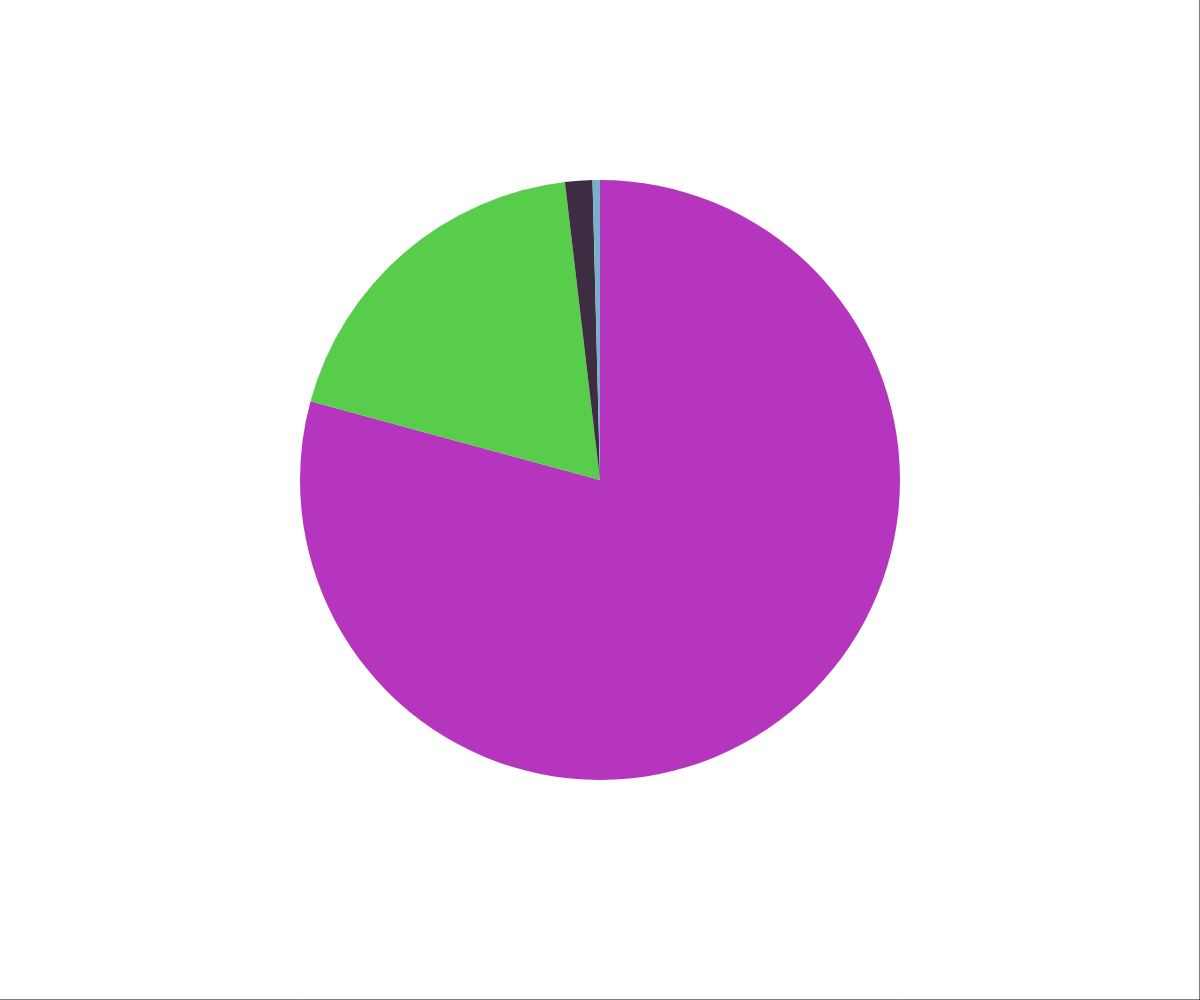
Frame 1 (no input)
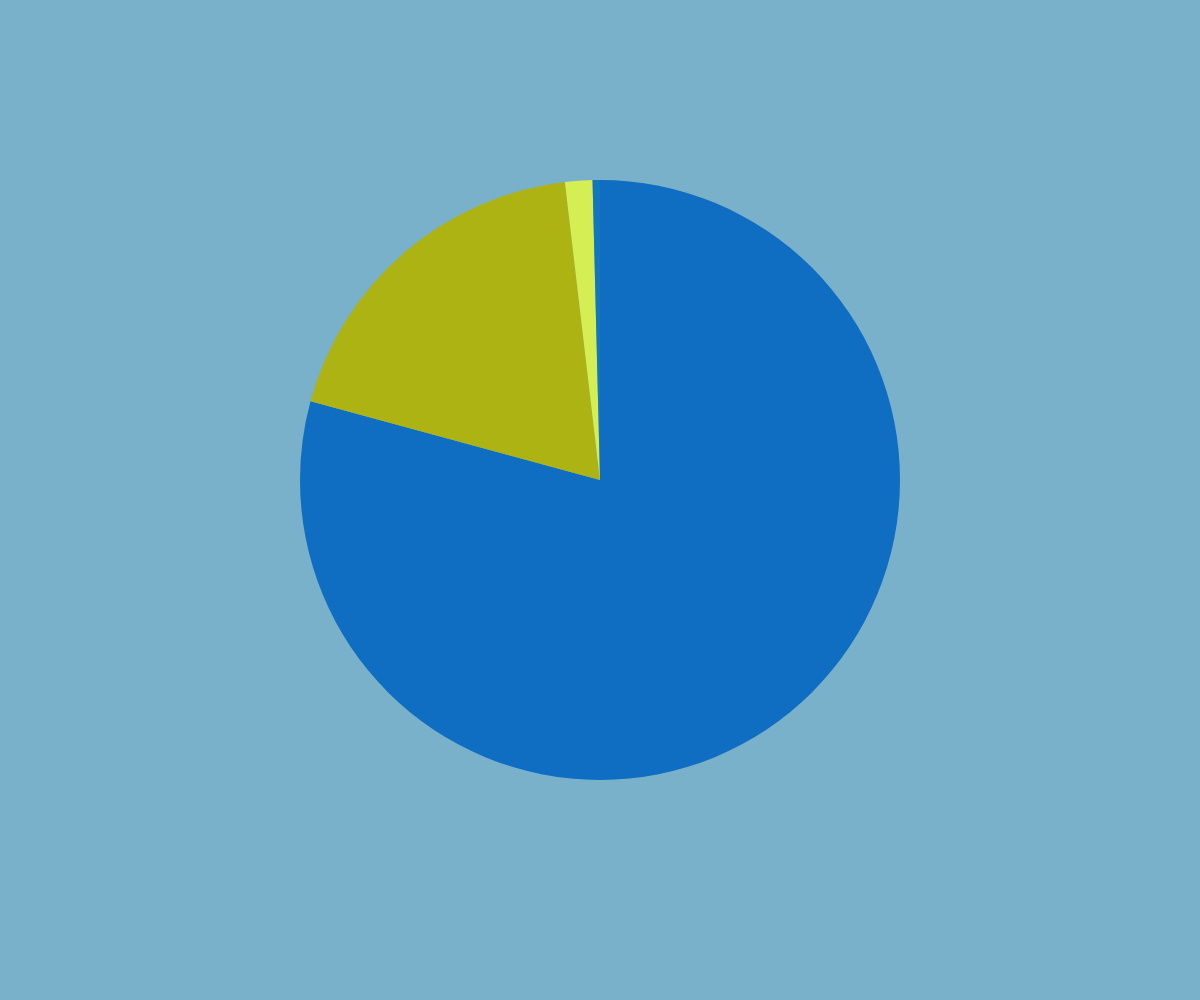
Frame 2 (the mouse pressed at the canvas centre, redrawn once)

The p5.js sketch that drew these frames (run headless with seeded random() and noise() and a simulated clock; the mouse was pressed at the canvas centre and the sketch redrawn once):

// p5.js sketch
// ── sketch.js
let cenX;
let cenY;
let D = 100; //diameter

var storageData = [199,47.49,3.69,1];

var dataTotal = 0;

let fillValue = 255;

function setup() {
  createCanvas(windowWidth, windowHeight);

  cenX = width/2;
  cenY = height/2;
  posY = cenY - 20;

  if (width>height) {
    D = height*3/5;
  } else {
    D = width *3/5;
  }

  dataTotal = getTotalOf(storageData);
}

function draw() {
  background(220);
  rect(-40, -40, windowWidth+40, windowHeight+40);

  noStroke();

  //draw pie chart
  let lastPiece = 0 - radians(90);
  for (let i=0; i<storageData.length; i++) {

    fill(random(255),random(255),random(255));

    // calculate the angle
    let angle = storageData[i]/dataTotal * 2*PI;

    // draw the current segment
    arc(cenX, posY, D, D, lastPiece, lastPiece+angle);


    // save the current angle for the next segment
    lastPiece += angle;
    // update the colour for the next segment
    fillValue -= 40;
  }

  noLoop();
}

function getTotal() {

  total = 0;

  //get total
  for (let i=0; i<storageData.length; i++) {
    total += storageData[i];
  }

  console.log(total);
}

function getTotalOf(array) {

  let total = 0;

  //get total
  for (let i=0; i<array.length; i++) {
    total += array[i];
  }

  return total;
}
